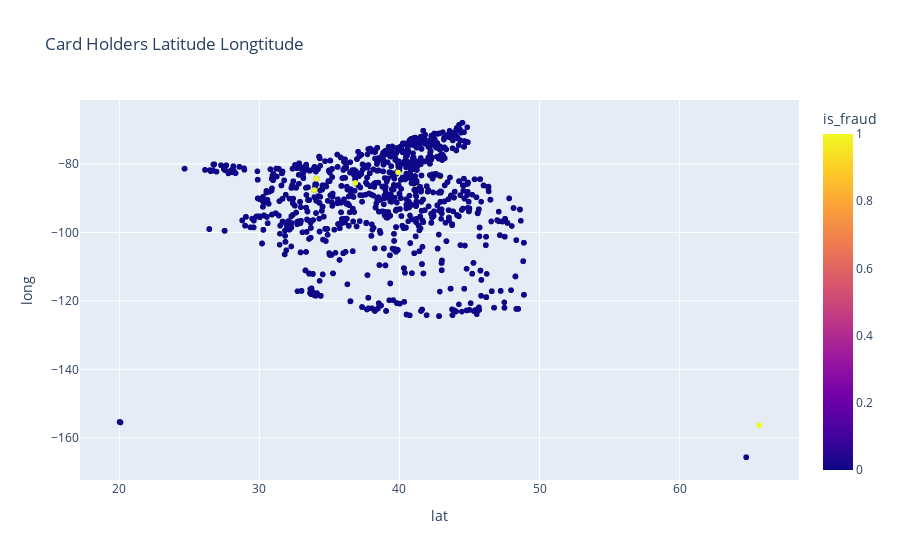

This figure's notebook cell:
### Markdown cell above
**Card Holders**

### Code cell
px.scatter(df_raw10.sample(5000, random_state=1), 
           title='Card Holders Latitude Longtitude',
           x='lat',
           y='long',
           color='is_fraud')

### Figure 1 — Plotly figure (JSON) as saved in the notebook; plotly's stock layout.template omitted (floating-point values rounded to 4 significant figures; data arrays with more than 128 entries replaced by an {"elided": "..."} marker saying what was removed)
{"data": [{"hovertemplate": "lat=%{x}<br>long=%{y}<br>is_fraud=%{marker.color}<extra></extra>", "legendgroup": "", "marker": {"color": {"elided": "5000 int values"}, "coloraxis": "coloraxis", "symbol": "circle"}, "mode": "markers", "name": "", "showlegend": false, "type": "scattergl", "x": {"elided": "5000 float values"}, "xaxis": "x", "y": {"elided": "5000 float values"}, "yaxis": "y"}], "layout": {"coloraxis": {"colorbar": {"title": {"text": "is_fraud"}}, "colorscale": [[0, "#0d0887"], [0.1111, "#46039f"], [0.2222, "#7201a8"], [0.3333, "#9c179e"], [0.4444, "#bd3786"], [0.5556, "#d8576b"], [0.6667, "#ed7953"], [0.7778, "#fb9f3a"], [0.8889, "#fdca26"], [1, "#f0f921"]]}, "legend": {"tracegroupgap": 0}, "title": {"text": "Card Holders Latitude Longtitude"}, "xaxis": {"anchor": "y", "domain": [0, 1], "title": {"text": "lat"}}, "yaxis": {"anchor": "x", "domain": [0, 1], "title": {"text": "long"}}}}
